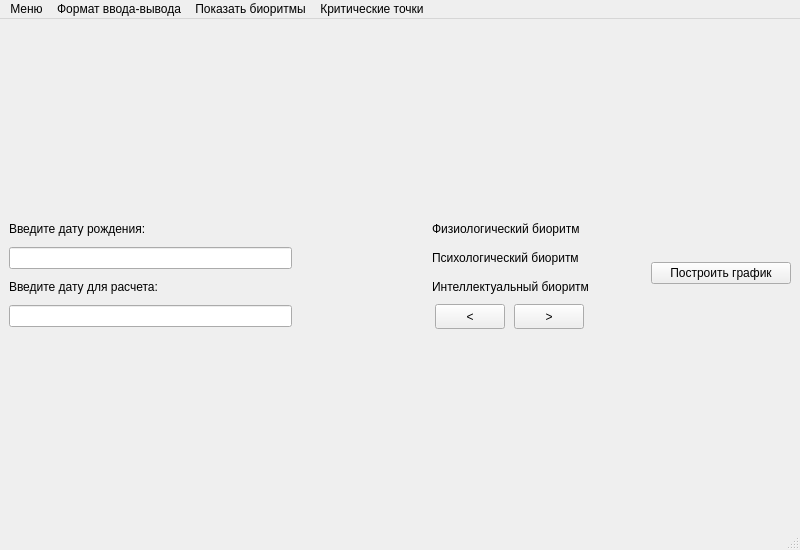
<?xml version="1.0" encoding="UTF-8"?>
<ui version="4.0">
 <class>MainWindow</class>
 <widget class="QMainWindow" name="MainWindow">
  <property name="geometry">
   <rect>
    <x>0</x>
    <y>0</y>
    <width>800</width>
    <height>550</height>
   </rect>
  </property>
  <property name="windowTitle">
   <string>MainWindow</string>
  </property>
  <widget class="QWidget" name="centralwidget">
   <property name="minimumSize">
    <size>
     <width>600</width>
     <height>300</height>
    </size>
   </property>
   <property name="cursor">
    <cursorShape>ArrowCursor</cursorShape>
   </property>
   <property name="tabletTracking">
    <bool>false</bool>
   </property>
   <layout class="QGridLayout" name="gridLayout_5">
    <item row="0" column="0">
     <layout class="QGridLayout" name="gridLayout_4">
      <item row="0" column="0">
       <widget class="QLabel" name="birthdayLabelName">
        <property name="maximumSize">
         <size>
          <width>175</width>
          <height>25</height>
         </size>
        </property>
        <property name="text">
         <string>Введите дату рождения:</string>
        </property>
       </widget>
      </item>
      <item row="0" column="3">
       <widget class="QLabel" name="physBiorythmName">
        <property name="maximumSize">
         <size>
          <width>200</width>
          <height>16777215</height>
         </size>
        </property>
        <property name="text">
         <string>Физиологический биоритм</string>
        </property>
       </widget>
      </item>
      <item row="2" column="0">
       <widget class="QLabel" name="currDayLabelName">
        <property name="maximumSize">
         <size>
          <width>175</width>
          <height>25</height>
         </size>
        </property>
        <property name="text">
         <string>Введите дату для расчета:</string>
        </property>
       </widget>
      </item>
      <item row="1" column="3">
       <widget class="QLabel" name="psychoBiorythmName">
        <property name="maximumSize">
         <size>
          <width>200</width>
          <height>16777215</height>
         </size>
        </property>
        <property name="text">
         <string>Психологический биоритм</string>
        </property>
       </widget>
      </item>
      <item row="0" column="1">
       <widget class="QLabel" name="birthdayLabel">
        <property name="text">
         <string/>
        </property>
       </widget>
      </item>
      <item row="3" column="0" colspan="2">
       <widget class="QLineEdit" name="currDayLineEdit">
        <property name="maximumSize">
         <size>
          <width>600</width>
          <height>16777215</height>
         </size>
        </property>
       </widget>
      </item>
      <item row="1" column="0" colspan="2">
       <widget class="QLineEdit" name="birthdayLineEdit">
        <property name="maximumSize">
         <size>
          <width>600</width>
          <height>16777215</height>
         </size>
        </property>
       </widget>
      </item>
      <item row="2" column="3">
       <widget class="QLabel" name="intellBiorythmName">
        <property name="maximumSize">
         <size>
          <width>200</width>
          <height>16777215</height>
         </size>
        </property>
        <property name="text">
         <string>Интеллектуальный биоритм</string>
        </property>
       </widget>
      </item>
      <item row="0" column="4">
       <widget class="QLabel" name="physBiorythm">
        <property name="minimumSize">
         <size>
          <width>50</width>
          <height>0</height>
         </size>
        </property>
        <property name="maximumSize">
         <size>
          <width>50</width>
          <height>16777215</height>
         </size>
        </property>
        <property name="text">
         <string/>
        </property>
       </widget>
      </item>
      <item row="2" column="1">
       <widget class="QLabel" name="currDayLabel">
        <property name="text">
         <string/>
        </property>
       </widget>
      </item>
      <item row="4" column="0" colspan="6">
       <layout class="QGridLayout" name="gridLayout"/>
      </item>
      <item row="0" column="2">
       <widget class="QLabel" name="label">
        <property name="minimumSize">
         <size>
          <width>27</width>
          <height>0</height>
         </size>
        </property>
        <property name="maximumSize">
         <size>
          <width>16777215</width>
          <height>16777215</height>
         </size>
        </property>
        <property name="text">
         <string/>
        </property>
       </widget>
      </item>
      <item row="1" column="4">
       <widget class="QLabel" name="psychoBiorythm">
        <property name="minimumSize">
         <size>
          <width>50</width>
          <height>0</height>
         </size>
        </property>
        <property name="maximumSize">
         <size>
          <width>50</width>
          <height>16777215</height>
         </size>
        </property>
        <property name="text">
         <string/>
        </property>
       </widget>
      </item>
      <item row="0" column="5" rowspan="4">
       <widget class="QPushButton" name="buildGraphic">
        <property name="minimumSize">
         <size>
          <width>140</width>
          <height>0</height>
         </size>
        </property>
        <property name="maximumSize">
         <size>
          <width>140</width>
          <height>16777215</height>
         </size>
        </property>
        <property name="text">
         <string>Построить график</string>
        </property>
       </widget>
      </item>
      <item row="2" column="4">
       <widget class="QLabel" name="intellBiorythm">
        <property name="minimumSize">
         <size>
          <width>50</width>
          <height>0</height>
         </size>
        </property>
        <property name="maximumSize">
         <size>
          <width>50</width>
          <height>16777215</height>
         </size>
        </property>
        <property name="text">
         <string/>
        </property>
       </widget>
      </item>
      <item row="3" column="3">
       <layout class="QHBoxLayout" name="horizontalLayout">
        <item>
         <widget class="QPushButton" name="pushButton">
          <property name="minimumSize">
           <size>
            <width>70</width>
            <height>25</height>
           </size>
          </property>
          <property name="maximumSize">
           <size>
            <width>70</width>
            <height>25</height>
           </size>
          </property>
          <property name="text">
           <string>&lt;</string>
          </property>
         </widget>
        </item>
        <item>
         <widget class="QPushButton" name="pushButton_2">
          <property name="minimumSize">
           <size>
            <width>70</width>
            <height>25</height>
           </size>
          </property>
          <property name="maximumSize">
           <size>
            <width>70</width>
            <height>25</height>
           </size>
          </property>
          <property name="text">
           <string>&gt;</string>
          </property>
         </widget>
        </item>
       </layout>
      </item>
     </layout>
    </item>
   </layout>
  </widget>
  <widget class="QMenuBar" name="menubar">
   <property name="geometry">
    <rect>
     <x>0</x>
     <y>0</y>
     <width>800</width>
     <height>25</height>
    </rect>
   </property>
   <widget class="QMenu" name="menu">
    <property name="title">
     <string>Меню</string>
    </property>
    <addaction name="separator"/>
    <addaction name="setCurrDate"/>
    <addaction name="separator"/>
    <addaction name="action_5"/>
    <addaction name="cursorTrackingSwitch"/>
    <addaction name="action"/>
    <addaction name="action_3"/>
    <addaction name="separator"/>
    <addaction name="action_2"/>
    <addaction name="separator"/>
    <addaction name="action_4"/>
   </widget>
   <widget class="QMenu" name="menu_2">
    <property name="title">
     <string>Формат ввода-вывода</string>
    </property>
    <addaction name="separator"/>
    <addaction name="standartFormat"/>
    <addaction name="textFormat"/>
    <addaction name="reverseFormat"/>
   </widget>
   <widget class="QMenu" name="menu_3">
    <property name="title">
     <string>Показать биоритмы</string>
    </property>
    <addaction name="physShowSwitch"/>
    <addaction name="psychoShowSwitcch"/>
    <addaction name="intellShowSwitch"/>
   </widget>
   <widget class="QMenu" name="menu_4">
    <property name="title">
     <string>Критические точки</string>
    </property>
    <addaction name="maxLineSwitch"/>
    <addaction name="maxCrossSwitch"/>
    <addaction name="minLineSwitch"/>
    <addaction name="minCrossSwitch"/>
    <addaction name="nullSwitch"/>
    <addaction name="critMinSwitch"/>
    <addaction name="critMaxSwitch"/>
    <addaction name="critNullSwitch"/>
    <addaction name="action_8"/>
   </widget>
   <addaction name="menu"/>
   <addaction name="menu_2"/>
   <addaction name="menu_3"/>
   <addaction name="menu_4"/>
  </widget>
  <widget class="QStatusBar" name="statusbar"/>
  <action name="action_3">
   <property name="checkable">
    <bool>true</bool>
   </property>
   <property name="text">
    <string>Полноэкранный режим</string>
   </property>
  </action>
  <action name="action_4">
   <property name="text">
    <string>Выйти</string>
   </property>
  </action>
  <action name="standartFormat">
   <property name="checkable">
    <bool>true</bool>
   </property>
   <property name="checked">
    <bool>true</bool>
   </property>
   <property name="text">
    <string>Стандартный</string>
   </property>
  </action>
  <action name="textFormat">
   <property name="checkable">
    <bool>true</bool>
   </property>
   <property name="text">
    <string>Текстовый</string>
   </property>
  </action>
  <action name="reverseFormat">
   <property name="checkable">
    <bool>true</bool>
   </property>
   <property name="text">
    <string>Обратный &quot;американский&quot;</string>
   </property>
  </action>
  <action name="physShowSwitch">
   <property name="checkable">
    <bool>true</bool>
   </property>
   <property name="checked">
    <bool>true</bool>
   </property>
   <property name="text">
    <string>Физиологический биоритм</string>
   </property>
  </action>
  <action name="psychoShowSwitcch">
   <property name="checkable">
    <bool>true</bool>
   </property>
   <property name="checked">
    <bool>true</bool>
   </property>
   <property name="text">
    <string>Психологический биоритм</string>
   </property>
  </action>
  <action name="intellShowSwitch">
   <property name="checkable">
    <bool>true</bool>
   </property>
   <property name="checked">
    <bool>true</bool>
   </property>
   <property name="text">
    <string>Интеллектуальный биоритм</string>
   </property>
  </action>
  <action name="setCurrDate">
   <property name="text">
    <string>Рассмотреть сегодняшнюю дату</string>
   </property>
  </action>
  <action name="action_2">
   <property name="text">
    <string>О программе</string>
   </property>
  </action>
  <action name="action">
   <property name="checkable">
    <bool>true</bool>
   </property>
   <property name="checked">
    <bool>true</bool>
   </property>
   <property name="text">
    <string>Сглаживание</string>
   </property>
  </action>
  <action name="action_5">
   <property name="checkable">
    <bool>true</bool>
   </property>
   <property name="text">
    <string>Толстые линии биоритмов</string>
   </property>
  </action>
  <action name="maxLineSwitch">
   <property name="checkable">
    <bool>true</bool>
   </property>
   <property name="text">
    <string>Пометить точки максимума прямыми</string>
   </property>
  </action>
  <action name="maxCrossSwitch">
   <property name="checkable">
    <bool>true</bool>
   </property>
   <property name="text">
    <string>Пометить точки максимума крестами</string>
   </property>
  </action>
  <action name="minLineSwitch">
   <property name="checkable">
    <bool>true</bool>
   </property>
   <property name="text">
    <string>Пометить точки минимума прямыми</string>
   </property>
  </action>
  <action name="minCrossSwitch">
   <property name="checkable">
    <bool>true</bool>
   </property>
   <property name="text">
    <string>Пометить точки минимума крестами</string>
   </property>
  </action>
  <action name="nullSwitch">
   <property name="checkable">
    <bool>true</bool>
   </property>
   <property name="text">
    <string>Пометить точки неустойчивости окружностями</string>
   </property>
  </action>
  <action name="critMinSwitch">
   <property name="checkable">
    <bool>true</bool>
   </property>
   <property name="text">
    <string>Пометить критические минимумы</string>
   </property>
  </action>
  <action name="critMaxSwitch">
   <property name="checkable">
    <bool>true</bool>
   </property>
   <property name="text">
    <string>Пометить критические максимумы</string>
   </property>
  </action>
  <action name="critNullSwitch">
   <property name="checkable">
    <bool>true</bool>
   </property>
   <property name="text">
    <string>Пометить точки критической неустойчивости</string>
   </property>
  </action>
  <action name="action_8">
   <property name="checkable">
    <bool>true</bool>
   </property>
   <property name="checked">
    <bool>true</bool>
   </property>
   <property name="text">
    <string>Пометить дату рождения</string>
   </property>
  </action>
  <action name="cursorTrackingSwitch">
   <property name="checkable">
    <bool>true</bool>
   </property>
   <property name="text">
    <string>Отслеживание курсора</string>
   </property>
  </action>
 </widget>
 <resources/>
 <connections/>
</ui>
